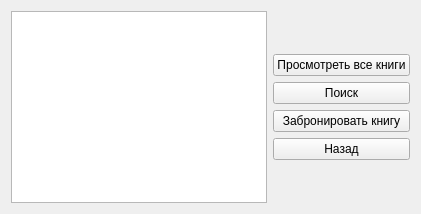
      <widget class="QWidget" name="work_with_books_for_readers">
       <layout class="QHBoxLayout" name="horizontalLayout_14">
        <item>
         <widget class="QTableView" name="work_with_books_for_readers_table_view"/>
        </item>
        <item>
         <layout class="QVBoxLayout" name="verticalLayout_19">
          <property name="sizeConstraint">
           <enum>QLayout::SetDefaultConstraint</enum>
          </property>
          <property name="leftMargin">
           <number>0</number>
          </property>
          <item>
           <spacer name="verticalSpacer_29">
            <property name="orientation">
             <enum>Qt::Vertical</enum>
            </property>
            <property name="sizeHint" stdset="0">
             <size>
              <width>20</width>
              <height>40</height>
             </size>
            </property>
           </spacer>
          </item>
          <item>
           <widget class="QPushButton" name="show_all_books_for_reader_btn">
            <property name="text">
             <string>Просмотреть все книги</string>
            </property>
           </widget>
          </item>
          <item>
           <widget class="QPushButton" name="find_books_for_reader">
            <property name="text">
             <string>Поиск</string>
            </property>
           </widget>
          </item>
          <item>
           <widget class="QPushButton" name="book_book_for_reader_btn">
            <property name="text">
             <string>Забронировать книгу</string>
            </property>
           </widget>
          </item>
          <item>
           <widget class="QPushButton" name="work_with_books_for_readers_back_btn">
            <property name="text">
             <string>Назад</string>
            </property>
           </widget>
          </item>
          <item>
           <spacer name="verticalSpacer_30">
            <property name="orientation">
             <enum>Qt::Vertical</enum>
            </property>
            <property name="sizeHint" stdset="0">
             <size>
              <width>20</width>
              <height>40</height>
             </size>
            </property>
           </spacer>
          </item>
         </layout>
        </item>
       </layout>
      </widget>
